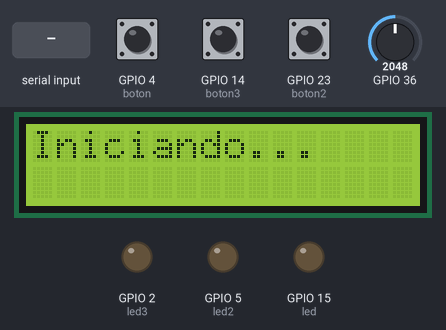
This sketch was run on a simulated ESP32. On the bench: 16×2 character LCD, output pins drawn as LEDs (lit = HIGH). The inputs (shaded band) are chosen by the test bench; at power-on: GPIO 4 (boton) HIGH, GPIO 14 (boton3) HIGH, GPIO 23 (boton2) HIGH, GPIO 36 = 2048. What the sketch prints to the serial monitor is not drawn.

Above: at 1.2 s.
1.3 s: "D90\n" received over Serial
At 1.51 s:
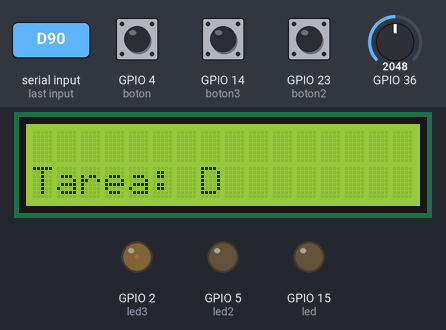
3.7 s: "B,45\n" received over Serial
At 5.2 s:
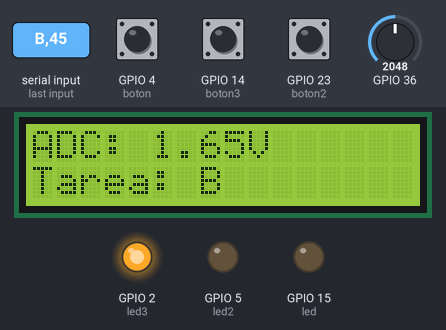
5.5 s: "A90\n" received over Serial
At 5.9 s:
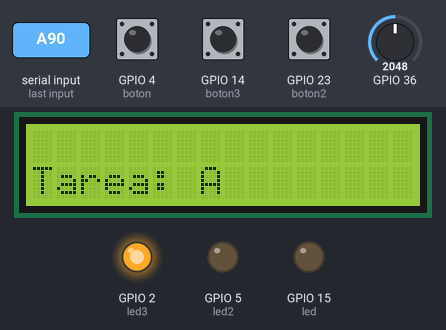
7.0 s: "C90\n" received over Serial
At 8.2 s:
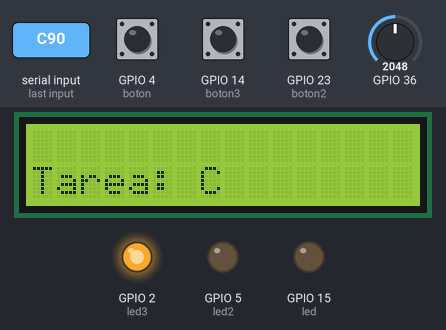
8.5 s: "E90\n" received over Serial
At 9.7 s:
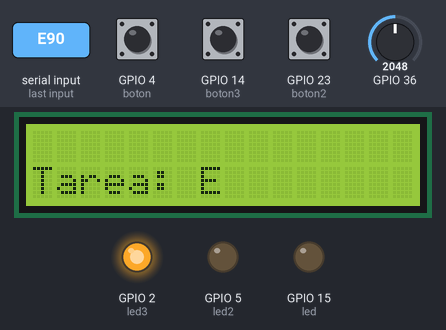
10.0 s: "A,45\n" received over Serial
At 11.1 s:
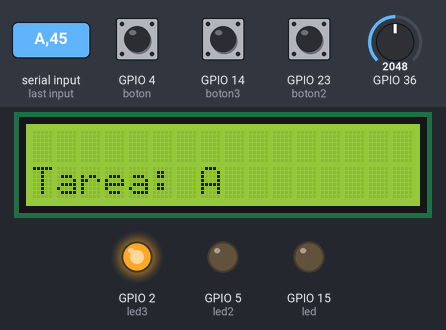
Timing chart, 0 to 12.5 s (numbered marks = the images above; inputs shaded):
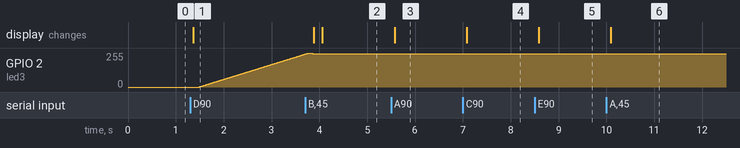

The sketch:

4tareas.ino
```cpp
#include <LiquidCrystal.h> //libreria para pantalla
#include <Wire.h> //librerias para mpu
#include <Adafruit_MPU6050.h>
#include <Adafruit_Sensor.h> //MPU

#if CONFIG_FREERTOS_UNICORE
static const BaseType_t app_cpu = 0;
#else
static const BaseType_t app_cpu = 1;
#endif

// Configuración del LCD
LiquidCrystal lcd(25, 26, 16, 17, 18, 19); //VER SI SE PUEDEN CAMBIAR PINES PARA PODER COCTAR EL MPU sin problema

// Definición de pines
static const int led = 15;       // LED controlado por Tarea 1
static const int boton = 4;     // Botón para iniciar Tarea 1
static const int led2 = 5;       // LED controlado por Tarea 3
static const int boton2 = 23;    // Botón para iniciar Tarea 3
static const int led3 = 2;     // Botón para iniciar Tarea 5
static const int boton3 = 14;    // Botón para iniciar Tarea 6, MPU, cambiar pin

// Configuracion del MPU6050
Adafruit_MPU6050 mpu;
sensors_event_t a, g, temp;
volatile bool registroActivo = false;  // Bandera para iniciar/detener conteo
unsigned long tiempos[6] = {0}; // Tiempos en cada cara (6 caras del cubo)
unsigned long inicioTiempo = 0;
int j;
int caraActual = -1;

// Variables compartidas
static SemaphoreHandle_t mutex;
volatile char tar ;


// TAREA 1: Si el botón está presionado, comienza secuencia
void Tarea1(void *parameter) {
  while (1) {
    if (tar == 'A') { // Solo se ejecuta si se seleccionó la tarea
      if (digitalRead(boton) == LOW) { // Verificar si el botón está presionado
        // Encender el LED por 3 segundos mientras el botón está presionado
        while (tar == 'A' && digitalRead(boton) == LOW) {
          digitalWrite(led, HIGH);
          vTaskDelay(3000 / portTICK_PERIOD_MS); // Esperar 3 segundos

          // Parpadeo mientras el botón siga presionado
          while (tar == 'A' && digitalRead(boton) == LOW) {
            digitalWrite(led, HIGH);
            vTaskDelay(1000 / portTICK_PERIOD_MS); // Encendido 1 segundo
            digitalWrite(led, LOW);
            vTaskDelay(1000 / portTICK_PERIOD_MS); // Apagado 1 segundo
          }
        }
        // Apagar el LED si el botón se suelta
        digitalWrite(led, LOW);
      } else {
        // Asegurarse de que el LED esté apagado si el botón no está presionado
        digitalWrite(led, LOW);
      }
    } else {
      // Apagar el LED si la tarea no está activa
      digitalWrite(led, LOW);
    }

    vTaskDelay(100 / portTICK_PERIOD_MS); // Reducir carga del bucle
  }
}

// TAREA 2: Simular señal de 0 a 3.3v, leer ADC y mostrar en LCD.
void Tarea2(void *parameter) {
  while (1) {
    if (tar == 'B') { // Solo se ejecuta si se seleccionó la tarea
      if (xSemaphoreTake(mutex, portMAX_DELAY)) { // Entrar a sección crítica
        int adcValue = analogRead(A0);            // Leer el ADC (conectar señal al pin A0)
        float voltage = (adcValue / 4095.0) * 3.3; // Convertir a voltaje (asumiendo 12 bits)

        // Mostrar en la pantalla LCD
        lcd.setCursor(0, 0);
        lcd.print("ADC: ");
        lcd.print(voltage, 2); // Mostrar voltaje con 2 decimales
        lcd.print("V    ");
        xSemaphoreGive(mutex); // Salir de la sección crítica
      }
    }
    vTaskDelay(500 / portTICK_PERIOD_MS); // Actualizar cada 500 ms
  }
}

// TAREA 3: Parpadeo infinito de otro LED al presionar botón
void Tarea3(void *parameter) {
  while (1) {
    if (tar == 'C') { // Solo se ejecuta si se seleccionó la tarea
      if (digitalRead(boton2) == LOW) { // Verificar si el botón está presionado
        // Parpadeo infinito mientras el botón esté presionado
        while (tar == 'C' && digitalRead(boton2) == LOW) {
          digitalWrite(led2, HIGH);
          vTaskDelay(1000 / portTICK_PERIOD_MS); // Encendido 1 segundo
          digitalWrite(led2, LOW);
          vTaskDelay(1000 / portTICK_PERIOD_MS); // Apagado 1 segundo
        }
        // Asegurarse de apagar el LED cuando el botón se suelta
        digitalWrite(led2, LOW);
      } else {
        // Asegurarse de que el LED esté apagado si el botón no está presionado
        digitalWrite(led2, LOW);
      }
    } else {
      // Apagar el LED si la tarea no está activa
      digitalWrite(led2, LOW);
    }

    vTaskDelay(100 / portTICK_PERIOD_MS); // Reducir carga del bucle
  }
}

// Tarea5: brillo gradual de led
void Tarea5(void *parameter) {
  while (1) {
    if (tar == 'D') {
    for(int i=0;i<256;i++){
      analogWrite(led3, i);
      vTaskDelay(j / portTICK_PERIOD_MS);
    }
    for(int i=255;i>0;i--){
      analogWrite(led3, i);
      vTaskDelay(j / portTICK_PERIOD_MS);
    }
  }
  vTaskDelay(100 / portTICK_PERIOD_MS); // Reducir carga del bucle
  }
}

//Tarea 6. MPU cubo
void Tarea6 (void *pvParameters) {
  while (1) {
    if (tar == 'E') { // Solo se ejecuta si se seleccionó la tarea
    // Gestion del boton para iniciar/detener conteo
    if (digitalRead(boton3) == LOW) {
      registroActivo = !registroActivo;
      if (!registroActivo) {
        if (xSemaphoreTake(mutex, portMAX_DELAY)) {
          if (caraActual != -1) {
            tiempos[caraActual] += millis() - inicioTiempo;
            caraActual = -1;
          }
          xSemaphoreGive(mutex);
        }
        Serial.println("Conteo detenido. Enviando resultados...");
        // Enviar resultados por UART
        if (xSemaphoreTake(mutex, portMAX_DELAY)) {
          Serial.println("Registro de tiempos en cada cara del cubo:");
          for (int i = 0; i < 6; i++) {
            Serial.print("Cara "); Serial.print(i); Serial.print(": ");
            Serial.print(tiempos[i] / 1000.0, 2);
            Serial.println(" segundos");
          }
          xSemaphoreGive(mutex);
        }
      } else {
        inicioTiempo = millis();
        Serial.println("Conteo iniciado...");
      }
    }
      vTaskDelay(500 / portTICK_PERIOD_MS); // Antirebote
    }

    // Deteccion de caras y registro del tiempo
    if (registroActivo) {
      if (xSemaphoreTake(mutex, portMAX_DELAY)) {
        mpu.getEvent(&a, &g, &temp);
        int nuevaCara = detectarCara(a.acceleration.x, a.acceleration.y, a.acceleration.z);

        if (nuevaCara != caraActual && nuevaCara != -1) {
          if (caraActual != -1) {
            tiempos[caraActual] += millis() - inicioTiempo; // Registrar tiempo en la cara actual
          }
          inicioTiempo = millis();
          caraActual = nuevaCara;
          lcd.setCursor(0, 0);
          lcd.print("Cara actual: "); lcd.println(caraActual);
        }
        xSemaphoreGive(mutex);
      }
    }
    vTaskDelay(150 / portTICK_PERIOD_MS); // Espera para reducir carga de CPU
  }
}


// TAREA 4: por UART seleccionar una de las 3 tareas
void Tarea4(void *parameter) {
  while (1) {

    if (Serial.available() > 0) {
      char tar2 = Serial.read(); // Leer tarea seleccionada

      int L2=tar2; // variable auxiliar para la detección de salto de linea.
      int L;  // variable auxiliar para el delay de la tarea 5.
      if(L2!=10){// Si el la variable auxiliar no es un salto de línea en ASCII (10), entonces cambia su valor de delay.
        L=L2-48; // 48 es el número ASCII donde comienza el 0.
      }else{// Si la variable auxiliar es un salto de linea, se mantiene tal cual estaba antes.
        L=L;
      }
      if (tar2 == 'A'||tar2 =='B'||tar2 =='C'||tar2 =='D' || tar2 == 'E') {  // Validar tarea
        tar = tar2;                 // Asignar tarea seleccionada
        lcd.setCursor(0, 1);
        lcd.print("Tarea: ");
        lcd.print(tar);
        lcd.print("   ");
        lcd.setCursor(0, 0);
        lcd.print("                ");
      }
      Serial.println(L);
          if (L == 0 ){
            j=j;
          }else{
            j=L;

        }

      }
      vTaskDelay(100 / portTICK_PERIOD_MS); // Reducir carga del bucle
    }
  }


void setup() {
  // Configurar pines como salidas
  pinMode(led, OUTPUT);
  pinMode(led2, OUTPUT);
  pinMode(led3, OUTPUT);


  // Configurar botones como entradas
  pinMode(boton, INPUT_PULLUP);
  pinMode(boton2, INPUT_PULLUP);
  pinMode(boton3, INPUT_PULLUP);

  // Inicializar LCD
  lcd.begin(16, 2);
  lcd.print("Iniciando...");

  // Inicializar comunicación serial
  Serial.begin(115200);
  Wire.begin();
  if (!mpu.begin()) {
    Serial.println("No se pudo encontrar el MPU6050. Verifique la conexion!");
    while (1);
  }
  Serial.println("MPU6050 listo!");

  // Crear Mutex
  mutex = xSemaphoreCreateMutex();

  // Crear tareas
  xTaskCreatePinnedToCore(Tarea1, "Tarea1", 1024, NULL, 1, NULL, app_cpu);
  xTaskCreatePinnedToCore(Tarea2, "Tarea2", 1024, NULL, 1, NULL, app_cpu);
  xTaskCreatePinnedToCore(Tarea3, "Tarea3", 1024, NULL, 1, NULL, app_cpu);
  xTaskCreatePinnedToCore(Tarea4, "Tarea4", 1024, NULL, 1, NULL, app_cpu);
  xTaskCreatePinnedToCore(Tarea5, "Tarea5", 1024, NULL, 1, NULL,app_cpu);
  xTaskCreatePinnedToCore(Tarea6, "Tarea6", 8000, NULL, 1, NULL,app_cpu);
}
int detectarCara(float x, float y, float z) {
  if (z >= 8) return 0;   // Cara Z positiva
  if (z <= -8) return 1;  // Cara Z negativa
  if (y >= 8) return 2;   // Cara Y positiva
  if (y <= -8) return 3;  // Cara Y negativa
  if (x >= 8) return 4;   // Cara X positiva
  if (x <= -8) return 5;  // Cara X negativa
  return -1;             // Sin cara detectada
}
void loop() {
  // El loop no se utiliza en este código
}

// Funcion para detectar la cara actual basada en los ejes
```

Measured:
- after the input at 1.3 s, GPIO 2 (led3): moves from 0/255 to 246/255 over 2.2 s, starting after 0.19 s; the display: changes after 0.07 s (image 1)
- after the input at 3.7 s, the display: first changes after 0.18 s (image 2 shows a later state)
- after the input at 5.5 s, the display: changes after 0.08 s (image 3)
- after the input at 7.0 s, the display: changes after 0.09 s (image 4)
- after the input at 8.5 s, the display: changes after 0.09 s (image 5)
- after the input at 10.0 s, the display: changes after 0.10 s (image 6)
